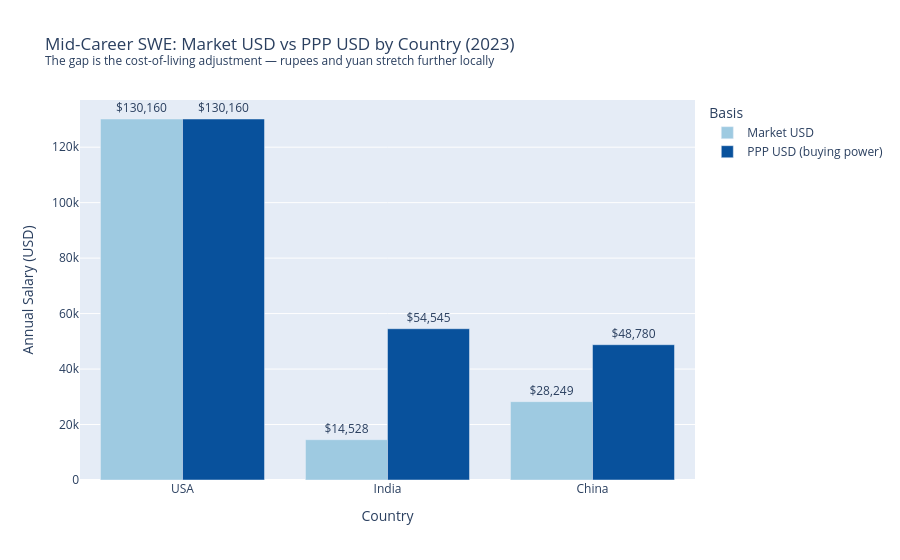

Notebook source saved alongside this figure:
### Code cell
# Market USD vs PPP USD for a mid-career SWE — the cost-of-living adjustment made visible
swe = df[(df['role'] == 'software_engineer') & (df['career_stage'] == 'mid')].copy()
compare = pd.melt(
    swe[['country', 'median_salary_usd', 'median_salary_ppp_usd']],
    id_vars='country', value_vars=['median_salary_usd', 'median_salary_ppp_usd'],
    var_name='basis', value_name='salary',
)
compare['basis'] = compare['basis'].map({'median_salary_usd': 'Market USD', 'median_salary_ppp_usd': 'PPP USD (buying power)'})

fig0 = px.bar(
    compare, x='country', y='salary', color='basis', barmode='group',
    category_orders={'country': ['USA', 'India', 'China']},
    color_discrete_map={'Market USD': '#9ecae1', 'PPP USD (buying power)': '#08519c'},
    title='Mid-Career SWE: Market USD vs PPP USD by Country (2023)<br>'
          '<sup>The gap is the cost-of-living adjustment — rupees and yuan stretch further locally</sup>',
    labels={'salary': 'Annual Salary (USD)', 'country': 'Country', 'basis': 'Basis'},
    text='salary',
)
fig0.update_traces(texttemplate='$%{text:,.0f}', textposition='outside')
fig0.show()

### Figure 1 — Plotly figure (JSON) as saved in the notebook; plotly's stock layout.template omitted (floating-point values rounded to 4 significant figures)
{"data": [{"alignmentgroup": "True", "hovertemplate": "Basis=Market USD<br>Country=%{x}<br>Annual Salary (USD)=%{text}<extra></extra>", "legendgroup": "Market USD", "marker": {"color": "#9ecae1", "pattern": {"shape": ""}}, "name": "Market USD", "offsetgroup": "Market USD", "orientation": "v", "showlegend": true, "text": [130200.0, 14530.0, 28250.0], "textposition": "outside", "texttemplate": "$%{text:,.0f}", "type": "bar", "x": ["USA", "India", "China"], "xaxis": "x", "y": [130200.0, 14530.0, 28250.0], "yaxis": "y"}, {"alignmentgroup": "True", "hovertemplate": "Basis=PPP USD (buying power)<br>Country=%{x}<br>Annual Salary (USD)=%{text}<extra></extra>", "legendgroup": "PPP USD (buying power)", "marker": {"color": "#08519c", "pattern": {"shape": ""}}, "name": "PPP USD (buying power)", "offsetgroup": "PPP USD (buying power)", "orientation": "v", "showlegend": true, "text": [130200.0, 54540.0, 48780.0], "textposition": "outside", "texttemplate": "$%{text:,.0f}", "type": "bar", "x": ["USA", "India", "China"], "xaxis": "x", "y": [130200.0, 54540.0, 48780.0], "yaxis": "y"}], "layout": {"barmode": "group", "legend": {"title": {"text": "Basis"}, "tracegroupgap": 0}, "title": {"text": "Mid-Career SWE: Market USD vs PPP USD by Country (2023)<br><sup>The gap is the cost-of-living adjustment — rupees and yuan stretch further locally</sup>"}, "xaxis": {"anchor": "y", "categoryarray": ["USA", "India", "China"], "categoryorder": "array", "domain": [0.0, 1.0], "title": {"text": "Country"}}, "yaxis": {"anchor": "x", "domain": [0.0, 1.0], "title": {"text": "Annual Salary (USD)"}}}}
